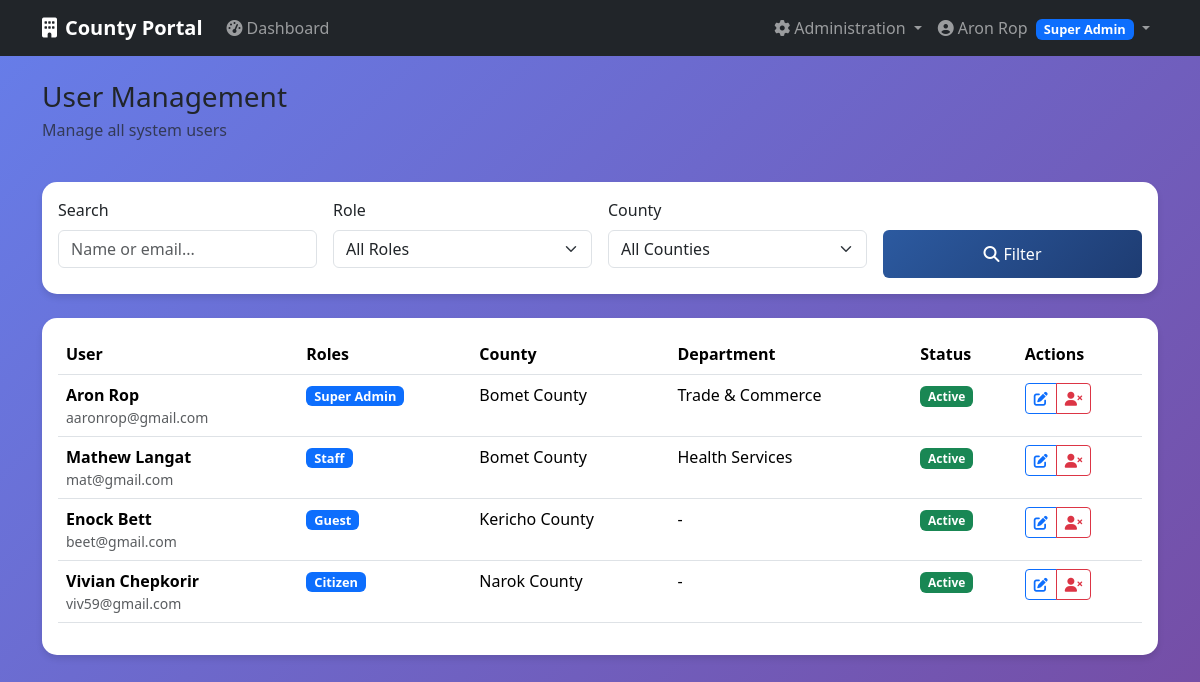
The app's page /auth/users (signed in) with its own data.
### app/models/user.py (models this page shows, shortened)
class User(db.Model, UserMixin):
    __tablename__ = 'users'
    id = db.Column(db.Integer, primary_key=True)
    email = db.Column(db.String(200), unique=True, nullable=False)
    password = db.Column(db.String(128), nullable=False)
    active = db.Column(db.Boolean(), default=True)
    confirmed_at = db.Column(db.DateTime())
    created_at = db.Column(db.DateTime(), nullable=False, default=db.func.current_timestamp())
    fs_uniquifier = db.Column(db.String(255), unique=True, nullable=False, default=lambda: str(uuid.uuid4()))
    county_id = db.Column(db.Integer, db.ForeignKey('counties.id'))
    department_id = db.Column(db.Integer, db.ForeignKey('departments.id'))
    last_login_at = db.Column(db.DateTime())
    current_login_at = db.Column(db.DateTime())
    last_login_ip = db.Column(db.String(50))
    current_login_ip = db.Column(db.String(50))
    login_count = db.Column(db.Integer, default=0)
    first_name = db.Column(db.String(100))
    last_name = db.Column(db.String(100))
    phone = db.Column(db.String(20))
    roles = db.relationship('Role', secondary=roles_users, backref=db.backref('users', lazy='dynamic'))
    def full_name(self):
        if self.first_name and self.last_name:
            return f"{self.first_name} {self.last_name}"
        return self.email.split('@')[0] # Fallback if user dont provide first and last name or both
    def has_role(self, role_name):
        return any(role.name == role_name for role in self.roles)

class Role(db.Model, RoleMixin):
    __tablename__ = 'roles'
    id = db.Column(db.Integer, primary_key=True)
    name = db.Column(db.String(80), unique=True, nullable=False)
    description = db.Column(db.String(255), nullable=True)

### app/models/county.py (models this page shows, shortened)
class County(db.Model):
        __tablename__ = 'counties'
        id = db.Column(db.Integer, primary_key=True)
        name = db.Column(db.String(100), unique=True, nullable=False)
        code = db.Column(db.String(10), unique=True, nullable=False)
        description = db.Column(db.Text)
        active = db.Column(db.Boolean, default=True)
        created_at = db.Column(db.DateTime, default=datetime.utcnow)
        users = db.relationship('User', backref='county', lazy='dynamic')
        departments = db.relationship('Department', backref='county',   lazy='dynamic')

class Department(db.Model):
        __tablename__ = 'departments'
        id = db.Column(db.Integer, primary_key=True)
        name = db.Column(db.String(100), nullable=False)
        code = db.Column(db.String(20), nullable=False)
        description = db.Column(db.Text)
        county_id = db.Column(db.Integer, db.ForeignKey('counties.id'),
  nullable=False)
        active = db.Column(db.Boolean, default=True)
        created_at = db.Column(db.DateTime, default=datetime.utcnow)
        officers = db.relationship('User', backref='department', lazy='dynamic')

### app/auth/routes.py (the view)
@auth_bp.route('/users')
@login_required
@roles_required(UserRoles.SUPER_ADMIN)
def users():
    page = request.args.get('page', 1, type=int)
    search = request.args.get('search', '', type=str)
    role_filter = request.args.get('role', '', type=str)
    county_filter = request.args.get('county', '', type=str)
    query = User.query
    if search:
        query = query.filter(
            (User.email.contains(search)) |
            (User.first_name.contains(search)) |
            (User.last_name.contains(search))
        )
    if role_filter:
        role = Role.query.filter_by(name=role_filter).first()
        if role:
            query = query.filter(User.roles.contains(role))
    if county_filter:
        query = query.filter_by(county_id=county_filter)
    users = query.paginate(
        page=page, per_page=20, error_out=False
    )
    roles = Role.query.all()
    counties = County.query.filter_by(active=True).all()
    return render_template('auth/users.html',
                            users=users,
                            roles=roles,
                            counties=counties,
                            current_search=search,
                            current_role=role_filter,
                            current_county=county_filter)

### app/templates/auth/users.html (shortened to what this page needs)
{% extends "base.html" %}
{% block content %}
<div class="row">
    <div class="col-12">
        <div class="d-flex justify-content-between align-items-center mb-4">
            <div>
                <h1 class="h3 mb-1">User Management</h1>
                <p class="text-muted">Manage all system users</p>
            </div>
        </div>
    </div>
</div>
<div class="card dashboard-card mb-4">
    <div class="card-body">
        <form method="GET" class="row g-3">
            <div class="col-md-3">
                <label for="search" class="form-label">Search</label>
                <input type="text" class="form-control" id="search" name="search"
                       value="{{ current_search }}" placeholder="Name or email...">
            </div>
            <div class="col-md-3">
                <label for="role" class="form-label">Role</label>
                <select class="form-select" id="role" name="role">
                    <option value="">All Roles</option>
                </select>
            </div>
            <div class="col-md-3">
                <label for="county" class="form-label">County</label>
                <select class="form-select" id="county" name="county">
                    <option value="">All Counties</option>
                </select>
            </div>
            <div class="col-md-3">
                <label class="form-label d-block">&nbsp;</label>
                <div class="d-grid">
                    <button type="submit" class="btn btn-primary">
                        <i class="fas fa-search me-1"></i>Filter
                    </button>
                </div>
            </div>
        </form>
    </div>
</div>
<div class="card dashboard-card">
    <div class="card-body">
        <div class="table-responsive">
            <table class="table table-hover">
                <thead>
                    <tr>
                        <th>User</th>
                        <th>Roles</th>
                        <th>County</th>
                        <th>Department</th>
                        <th>Status</th>
                        <th>Actions</th>
                    </tr>
                </thead>
                <tbody>
                    {% for user in users.items %}
                    <tr>
                        <td>
                            <div class="d-flex align-items-center">
                                <div>
                                    <div class="fw-bold">{{ user.first_name }} {{ user.last_name }}</div>
                                    <div class="small text-muted">{{ user.email }}</div>
                                </div>
                            </div>
                        </td>
                        <td>
                            {% for role in user.roles %}
                            <span class="badge bg-primary role-badge">{{ role.name.replace('_', ' ').title() }}</span>
                            {% endfor %}
                        </td>
                        <td>{{ user.county.name if user.county else '-' }}</td>
                        <td>{{ user.department.name if user.department else '-' }}</td>
                        <td>
                            <span class="badge {% if user.active %}bg-success{% else %}bg-danger{% endif %}">
                                {{ 'Active' if user.active else 'Inactive' }}
                            </span>
                        </td>
                        <td>
                            <div class="btn-group">
                                <a href="{{ url_for('auth_bp.edit_user', user_id=user.id) }}"
                                   class="btn btn-sm btn-outline-primary"
                                   title="Edit User">
                                    <i class="fas fa-edit"></i>
                                </a>
                                <button onclick="toggleUserStatus('{{ user.id }}')"
                                        class="btn btn-sm {% if user.active %}btn-outline-danger{% else %}btn-outline-success{% endif %}"
                                        title="{% if user.active %}Deactivate User{% else %}Activate User{% endif %}">
                                    <i class="fas {% if user.active %}fa-user-times{% else %}fa-user-check{% endif %}"></i>
                                </button>
                            </div>
                        </td>
                    </tr>
                    {% endfor %}
                </tbody>
            </table>
        </div>
    </div>
</div>
{% endblock %}

### app/templates/base.html (shortened to what this page needs)
<!DOCTYPE html>
<html lang="en">
<head>
    <link href="https://cdn.jsdelivr.net/npm/bootstrap@5.3.2/dist/css/bootstrap.min.css" rel="stylesheet">
    <link href="https://cdnjs.cloudflare.com/ajax/libs/font-awesome/6.4.0/css/all.min.css" rel="stylesheet">
</head>
<body>
    <nav class="navbar navbar-expand-lg navbar-dark bg-dark">
        <div class="container">
            <a class="navbar-brand" href="{{ url_for('main_bp.index') }}">
                <i class="fas fa-building me-2"></i>County Portal
            </a>
            {% if current_user.is_authenticated %}
            <div class="collapse navbar-collapse" id="navbarNav">
                <ul class="navbar-nav me-auto">
                    <li class="nav-item">
                        <a class="nav-link" href="{{ url_for('main_bp.dashboard') }}">
                            <i class="fas fa-tachometer-alt me-1"></i>Dashboard
                        </a>
                    </li>
                </ul>
                {% if current_user.has_role('super_admin') %}
                <ul class="navbar-nav">
                    <li class="nav-item dropdown">
                        <a class="nav-link dropdown-toggle" href="#" id="adminDropdown" role="button" data-bs-toggle="dropdown">
                            <i class="fas fa-cog me-1"></i>Administration
                        </a>
                    </li>
                </ul>
                {% endif %}
                <ul class="navbar-nav">
                    <li class="nav-item dropdown">
                        <a class="nav-link dropdown-toggle" href="#" id="userDropdown" role="button" data-bs-toggle="dropdown">
                            <i class="fas fa-user-circle me-1"></i>{{ current_user.full_name() }}
                            {% for role in current_user.roles %}
                            <span class="badge bg-primary role-badge ms-1">{{ role.name.replace('_', ' ').title() }}</span>
                            {% endfor %}
                        </a>
                    </li>
                </ul>
            </div>
            {% else %}
            <div class="d-flex">
                <a href="{{ url_for('security.login') }}" class="btn btn-outline-light me-2">Login</a>
                <a href="{{ url_for('security.register') }}" class="btn btn-primary">Register</a>
            </div>
            {% endif %}
        </div>
    </nav>
    <main class="container mt-4">
        {% block content %}{% endblock %}
    </main>
</body>
</html>

### app/templates/base.html (style rules this page uses)
:root { --primary-color: #2c5aa0; --secondary-color: #f8f9fa; --success-color: #28a745; --danger-color: #dc3545; --warning-color: #ffc107; }
body { background: linear-gradient(135deg, #667eea 0%, #764ba2 100%); min-height: 100vh; font-family: 'Segoe UI', Tahoma, Geneva, Verdana, sans-serif; }
.navbar-brand { font-weight: bold; }
.dashboard-card { border: none; border-radius: 15px; box-shadow: 0 4px 6px rgba(0, 0, 0, 0.1); transition: transform 0.2s; }
.role-badge { font-size: 0.8em; padding: 0.25rem 0.5rem; }
.btn-primary { background: linear-gradient(135deg, var(--primary-color) 0%, #1e3c72 100%); border: none; padding: 0.75rem 2rem; font-weight: 500; transition: transform 0.2s ease; }

### records on screen
User: full_name "Aron Rop", first_name "Aron", last_name "Rop", email "aaronrop@gmail.com", county "Bomet County", department "Trade & Commerce", active "Active"
Role: name.replace "Super Admin"
User: first_name "Mathew", last_name "Langat", email "mat@gmail.com", county "Bomet County", department "Health Services", active "Active"
Role: name.replace "Staff"
User: first_name "Enock", last_name "Bett", email "beet@gmail.com", county "Kericho County", department "-", active "Active"
Role: name.replace "Guest"
User: first_name "Vivian", last_name "Chepkorir", email "viv59@gmail.com", county "Narok County", department "-", active "Active"
Role: name.replace "Citizen"
